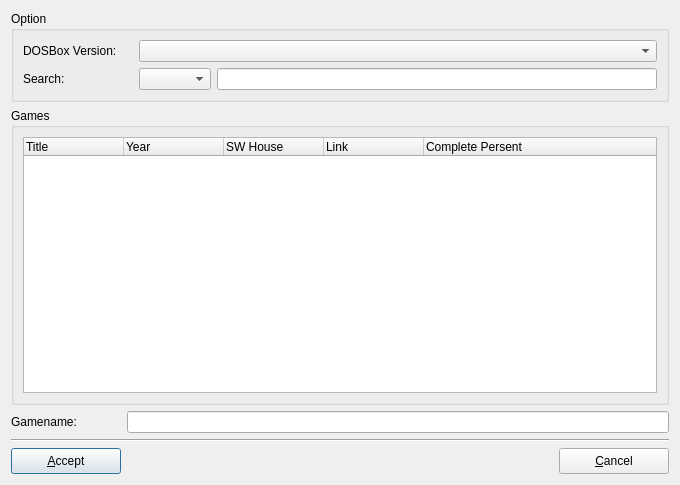
<ui version="4.0" >
 <class>DosboxGamesDialog</class>
 <widget class="QDialog" name="DosboxGamesDialog" >
  <property name="geometry" >
   <rect>
    <x>0</x>
    <y>0</y>
    <width>680</width>
    <height>485</height>
   </rect>
  </property>
  <property name="windowTitle" >
   <string>DOSBox - Games</string>
  </property>
  <property name="windowIcon" >
   <iconset resource="../res/dboxfe-gdb.qrc" >:/images/copy.png</iconset>
  </property>
  <property name="modal" >
   <bool>true</bool>
  </property>
  <layout class="QGridLayout" >
   <item row="0" column="0" >
    <widget class="QGroupBox" name="groupBoxOption" >
     <property name="title" >
      <string>Option</string>
     </property>
     <layout class="QGridLayout" >
      <item row="0" column="0" >
       <layout class="QHBoxLayout" >
        <item>
         <widget class="QLabel" name="labelDosboxVersion" >
          <property name="minimumSize" >
           <size>
            <width>110</width>
            <height>0</height>
           </size>
          </property>
          <property name="maximumSize" >
           <size>
            <width>110</width>
            <height>16777215</height>
           </size>
          </property>
          <property name="text" >
           <string>DOSBox Version:</string>
          </property>
         </widget>
        </item>
        <item>
         <widget class="QComboBox" name="comboBoxDosboxVersion" />
        </item>
       </layout>
      </item>
      <item row="1" column="0" >
       <layout class="QHBoxLayout" >
        <item>
         <widget class="QLabel" name="labelSearch" >
          <property name="minimumSize" >
           <size>
            <width>110</width>
            <height>0</height>
           </size>
          </property>
          <property name="maximumSize" >
           <size>
            <width>110</width>
            <height>16777215</height>
           </size>
          </property>
          <property name="text" >
           <string>Search:</string>
          </property>
         </widget>
        </item>
        <item>
         <widget class="QComboBox" name="comboBoxSearch" />
        </item>
        <item>
         <widget class="QLineEdit" name="lineEditSearch" />
        </item>
       </layout>
      </item>
     </layout>
    </widget>
   </item>
   <item row="1" column="0" >
    <widget class="QGroupBox" name="groupBoxGames" >
     <property name="title" >
      <string>Games</string>
     </property>
     <layout class="QGridLayout" >
      <item row="0" column="0" >
       <widget class="QTreeWidget" name="treeWidgetDosboxGames" >
        <property name="selectionMode" >
         <enum>QAbstractItemView::MultiSelection</enum>
        </property>
        <column>
         <property name="text" >
          <string>Title</string>
         </property>
        </column>
        <column>
         <property name="text" >
          <string>Year</string>
         </property>
        </column>
        <column>
         <property name="text" >
          <string>SW House</string>
         </property>
        </column>
        <column>
         <property name="text" >
          <string>Link</string>
         </property>
        </column>
        <column>
         <property name="text" >
          <string>Complete Persent</string>
         </property>
        </column>
       </widget>
      </item>
     </layout>
    </widget>
   </item>
   <item row="2" column="0" >
    <layout class="QHBoxLayout" >
     <item>
      <widget class="QLabel" name="labelGames" >
       <property name="minimumSize" >
        <size>
         <width>110</width>
         <height>0</height>
        </size>
       </property>
       <property name="maximumSize" >
        <size>
         <width>110</width>
         <height>16777215</height>
        </size>
       </property>
       <property name="text" >
        <string>Gamename:</string>
       </property>
      </widget>
     </item>
     <item>
      <widget class="QLineEdit" name="lineEditGames" />
     </item>
    </layout>
   </item>
   <item row="3" column="0" >
    <widget class="Line" name="line" >
     <property name="orientation" >
      <enum>Qt::Horizontal</enum>
     </property>
    </widget>
   </item>
   <item row="4" column="0" >
    <layout class="QHBoxLayout" >
     <item>
      <widget class="QPushButton" name="btnAccept" >
       <property name="minimumSize" >
        <size>
         <width>110</width>
         <height>26</height>
        </size>
       </property>
       <property name="maximumSize" >
        <size>
         <width>110</width>
         <height>26</height>
        </size>
       </property>
       <property name="text" >
        <string>&amp;Accept</string>
       </property>
       <property name="icon" >
        <iconset resource="../res/dboxfe-gdb.qrc" >:/images/add.png</iconset>
       </property>
      </widget>
     </item>
     <item>
      <spacer>
       <property name="orientation" >
        <enum>Qt::Horizontal</enum>
       </property>
       <property name="sizeHint" >
        <size>
         <width>40</width>
         <height>20</height>
        </size>
       </property>
      </spacer>
     </item>
     <item>
      <widget class="QPushButton" name="btnCancel" >
       <property name="minimumSize" >
        <size>
         <width>110</width>
         <height>26</height>
        </size>
       </property>
       <property name="maximumSize" >
        <size>
         <width>110</width>
         <height>26</height>
        </size>
       </property>
       <property name="text" >
        <string>&amp;Cancel</string>
       </property>
       <property name="icon" >
        <iconset resource="../res/dboxfe-gdb.qrc" >:/images/delete.png</iconset>
       </property>
      </widget>
     </item>
    </layout>
   </item>
  </layout>
 </widget>
 <resources>
  <include location="../res/dboxfe-gdb.qrc" />
 </resources>
 <connections/>
</ui>
